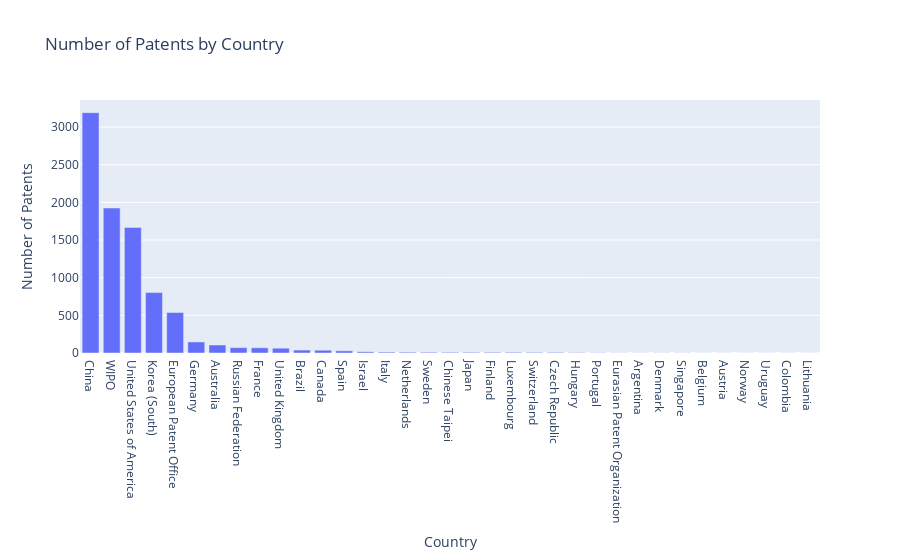

This figure's notebook cell:
### Markdown cell above
## Quantitative-analysis
### Ranking-Map: Number of patents by country

- This visualization shows that China has the biggest number of patents, which indicates that China has more medical research and applications than all of the other countries. 
- WIPO is the second highest country. And the United States is the third highest country.
- Countries such as Japan, Luxemburg, and Portugal have less than 5 patents only over + 3 years.

### Code cell
# Count the number of patents per country
country_counts = df['country'].value_counts().reset_index()
country_counts.columns = ['Country', 'Number of Patents']

# Create a bar chart using Plotly Express
fig = px.bar(country_counts, x='Country', y='Number of Patents', title='Number of Patents by Country')

# Show the plot
fig.show()
#fig.write_html(file='Quantitative-Ranking-Map.html', auto_open=True)

### Figure 1 — Plotly figure (JSON) as saved in the notebook; plotly's stock layout.template omitted (floating-point values rounded to 4 significant figures)
{"data": [{"alignmentgroup": "True", "hovertemplate": "Country=%{x}<br>Number of Patents=%{y}<extra></extra>", "legendgroup": "", "marker": {"color": "#636efa", "pattern": {"shape": ""}}, "name": "", "offsetgroup": "", "orientation": "v", "showlegend": false, "textposition": "auto", "type": "bar", "x": ["China", "WIPO", "United States of America", "Korea (South)", "European Patent Office", "Germany", "Australia", "Russian Federation", "France", "United Kingdom", "Brazil", "Canada", "Spain", "Israel", "Italy", "Netherlands", "Sweden", "Chinese Taipei", "Japan", "Finland", "Luxembourg", "Switzerland", "Czech Republic", "Hungary", "Portugal", "Eurasian Patent Organization", "Argentina", "Denmark", "Singapore", "Belgium", "Austria", "Norway", "Uruguay", "Colombia", "Lithuania"], "xaxis": "x", "y": [3191, 1925, 1667, 802, 538, 147, 106, 71, 69, 64, 39, 37, 29, 16, 12, 11, 10, 9, 9, 9, 9, 8, 8, 5, 3, 2, 2, 2, 2, 1, 1, 1, 1, 1, 1], "yaxis": "y"}], "layout": {"barmode": "relative", "legend": {"tracegroupgap": 0}, "title": {"text": "Number of Patents by Country"}, "xaxis": {"anchor": "y", "domain": [0, 1], "title": {"text": "Country"}}, "yaxis": {"anchor": "x", "domain": [0, 1], "title": {"text": "Number of Patents"}}}}
